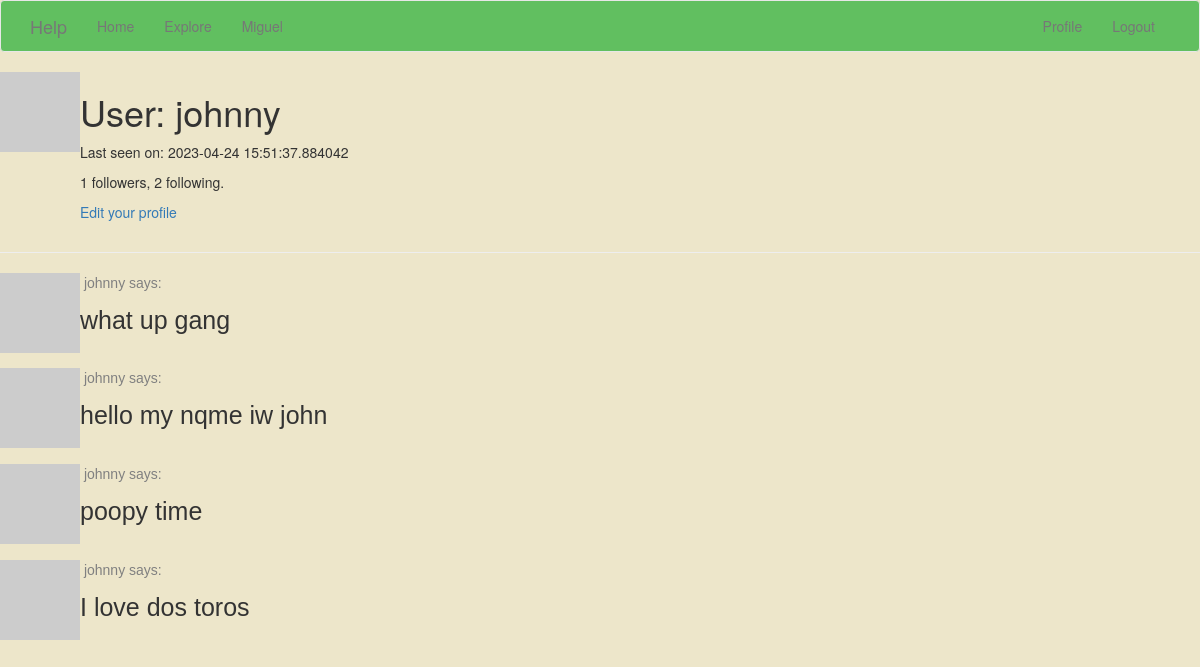
/user/johnny (signed in), run on an earlier commit of the app's database.
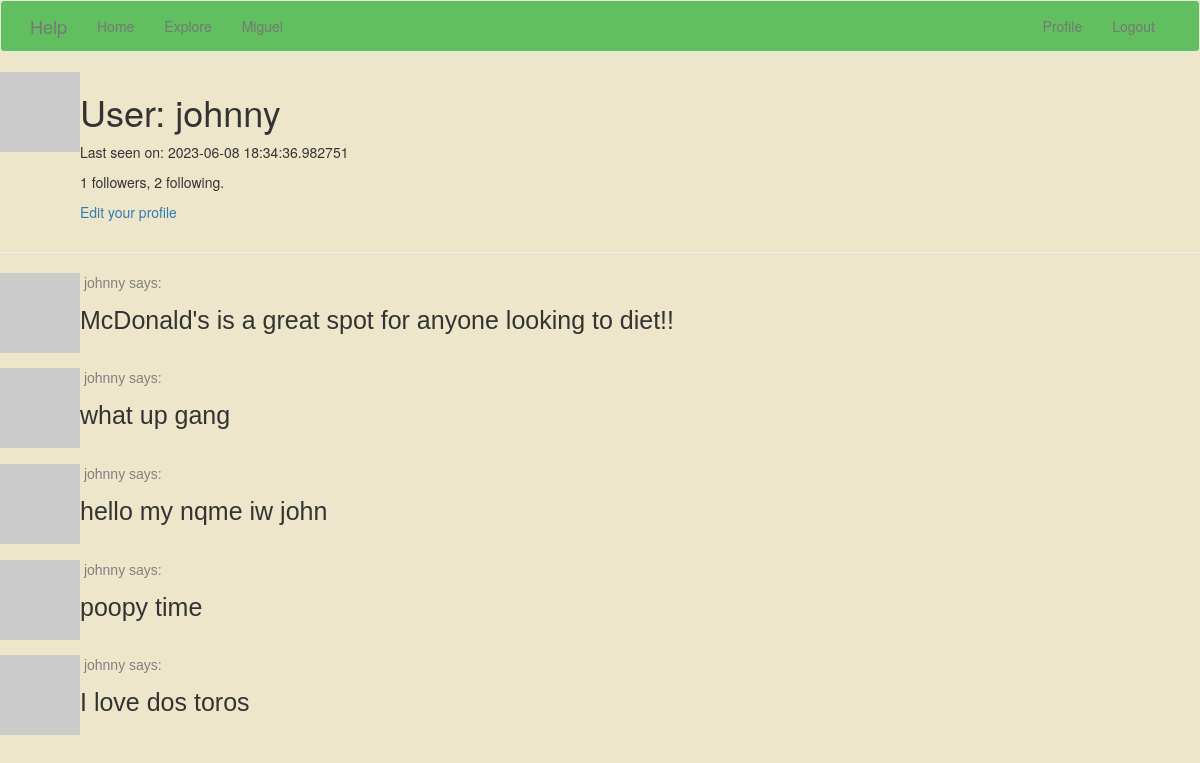
And on a later commit of the database.
### app/models.py (models this page shows, shortened)
class User(UserMixin, db.Model):
    id = db.Column(db.Integer, primary_key=True)
    username = db.Column(db.String(64), index=True, unique=True)
    email = db.Column(db.String(120), index=True, unique=True)
    password_hash = db.Column(db.String(128))
    posts = db.relationship('Post', backref='author', lazy='dynamic')
    about_me = db.Column(db.String(140))
    last_seen = db.Column(db.DateTime, default=datetime.utcnow)
    followed = db.relationship(
        'User', secondary=followers,
        primaryjoin=(followers.c.follower_id == id),
        secondaryjoin=(followers.c.followed_id == id),
        backref=db.backref('followers', lazy='dynamic'), lazy='dynamic')
    def avatar(self, size):
        digest = md5(self.email.lower().encode('utf-8')).hexdigest()
        return 'https://www.gravatar.com/avatar/729e26a2a2c7ff24a71958d4aa4e5f35'.format(
            digest, size)

class Post(db.Model):
    id = db.Column(db.Integer, primary_key=True)
    body = db.Column(db.String(140))
    timestamp = db.Column(db.DateTime, index=True, default=datetime.utcnow)
    user_id = db.Column(db.Integer, db.ForeignKey('user.id'))
    rating = db.Column(db.Integer, default=0)

### app/routes.py (the view)
@app.route('/user/<username>')
@login_required
def user(username):
    user = User.query.filter_by(username=username).first_or_404()
    page = request.args.get('page', 1, type=int)
    posts = user.posts.order_by(Post.timestamp.desc()).paginate(
        page=page, per_page=app.config['POSTS_PER_PAGE'], error_out=False)
    next_url = url_for('user', username=user.username, page=posts.next_num) \
        if posts.has_next else None
    prev_url = url_for('user', username=user.username, page=posts.prev_num) \
        if posts.has_prev else None
    form = EmptyForm()
    return render_template('user.html', user=user, posts=posts.items,
                           next_url=next_url, prev_url=prev_url, form=form)

### app/models.py (called while the page is built)
@login.user_loader
def load_user(id):
    return User.query.get(int(id))

### app/routes.py (called while the page is built)
@app.before_request
def before_request():
    if current_user.is_authenticated:
        current_user.last_seen = datetime.utcnow()
        db.session.commit()

### app/templates/user.html (shortened to what this page needs)
{% extends "base.html" %}
{% block content %}
    <table>
        <tr valign="top">
            <td><img src="{{ user.avatar(128) }}"></td>
            <td>
                <h1>User: {{ user.username }}</h1>
                {% if user.last_seen %}<p>Last seen on: {{ user.last_seen }}</p>{% endif %}
                <p>{{ user.followers.count() }} followers, {{ user.followed.count() }} following.</p>
                {% if user == current_user %}
                <p><a href="{{ url_for('edit_profile') }}">Edit your profile</a></p>
                {% endif %}
            </td>
        </tr>
    </table>
    <hr>
    {% for post in posts %}
        {% include '_post.html' %}
    {% endfor %}
{% endblock %}

### app/templates/_post.html (shortened to what this page needs)
    <table>
        <tr valign="top">
            <td><img src="{{ post.author.avatar(36) }}"></td>
            <td>
                <a href="{{ url_for('user', username=post.author.username) }}">
                    <p style="font-family: Helvetica; color: grey" >&nbsp{{ post.author.username }} says:</p>
                </a>
              <body style="background-color:#ede6ca;">
              <p style="font-family: Helvetica; font-size: 25px"> {{ post.body }} </p>
              <br>
              </body>
            </td>
        </tr>
    </table>

What changed in the data, as far as the page shows it:
changed User "johnny": last_seen "2023-04-24 15:51:37.884042" → "2023-06-08 18:34:36.982751"
added Post: author.username "johnny", body "McDonald's is a great spot for anyone looking to diet!!"
